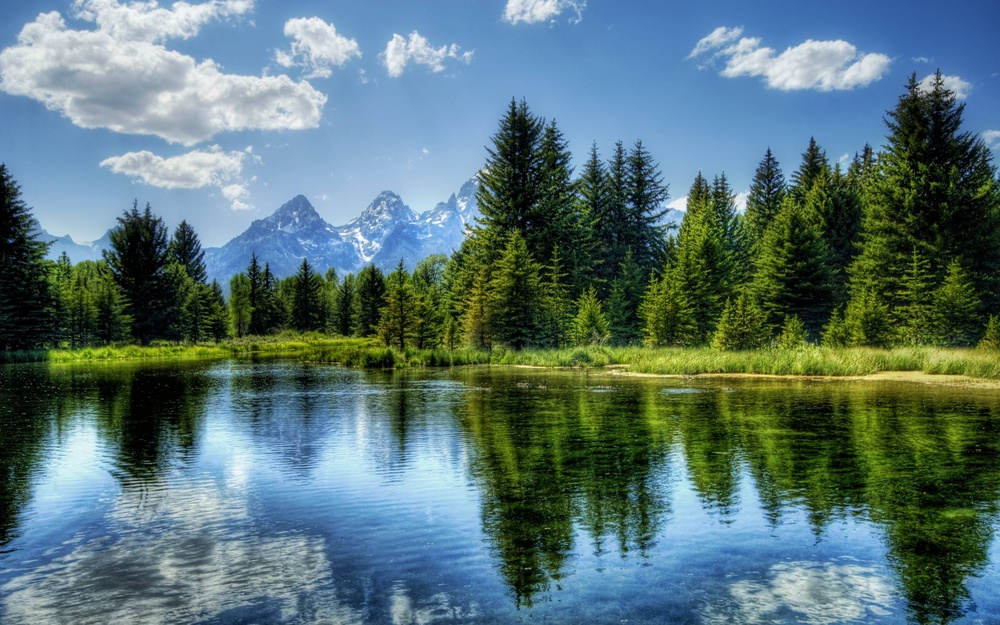
#> input picture 210962047-week1/lab.jpg, 1000 x 625 px, shrunk from 2560 x 1600 before the run, found by its file name
$ python bgrsplit.py
#> lines starting #> are read from the running program, lines starting #| are printed output that depends on the picture
import cv2
import numpy as np
im1=cv2.imread("C:/Users/OSLAB/Desktop/lab.jpg")
#> im1 is the input picture: shape (625, 1000, 3); mean B, G, R 117, 115.9, 88.5

b,g,r=cv2.split(im1)
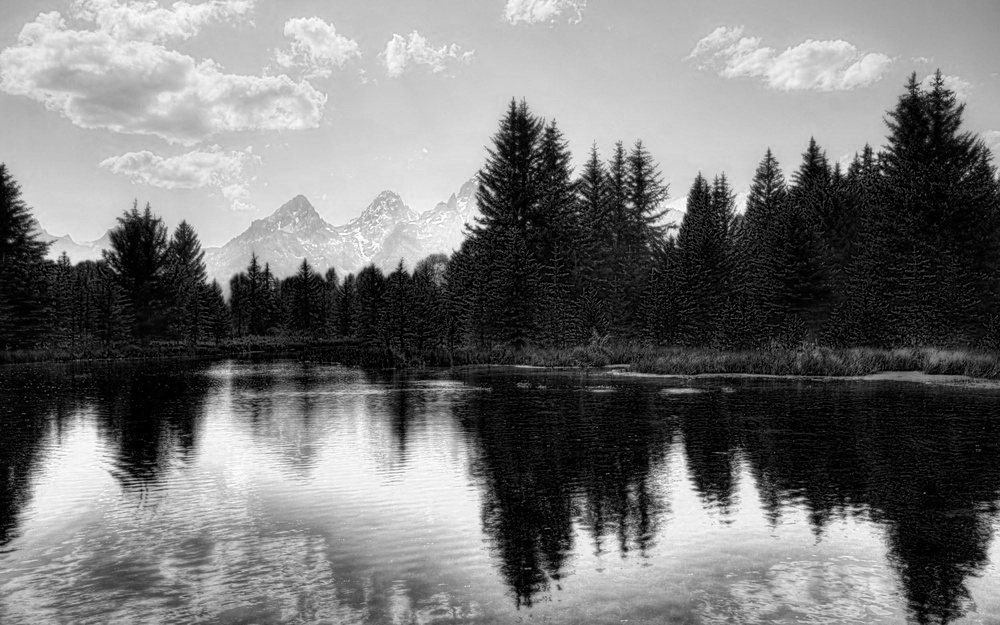
#> b: shape (625, 1000); min 0, max 255, mean 117
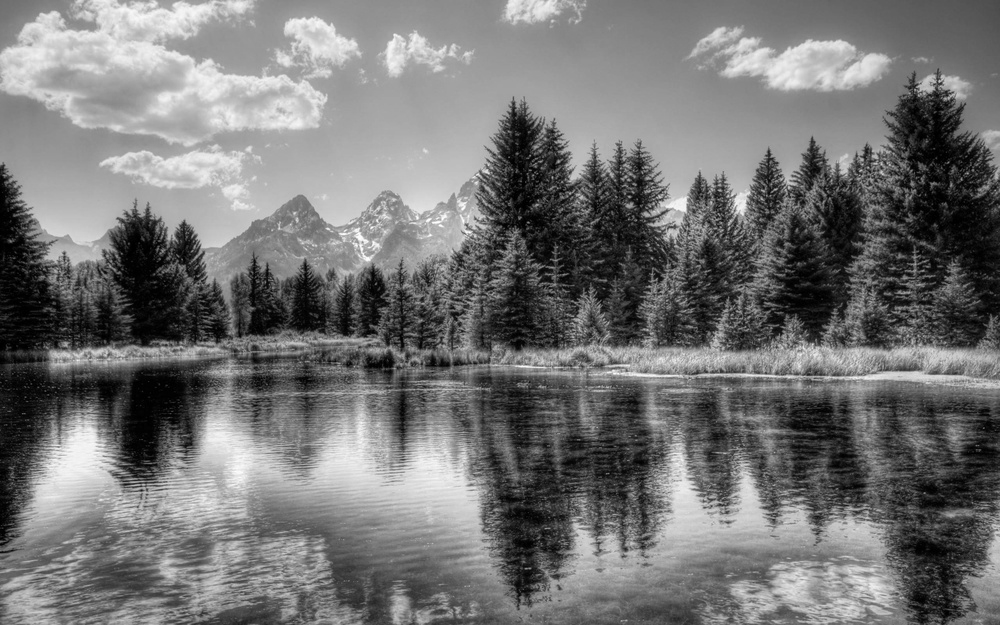
#> g: shape (625, 1000); min 0, max 255, mean 115.9
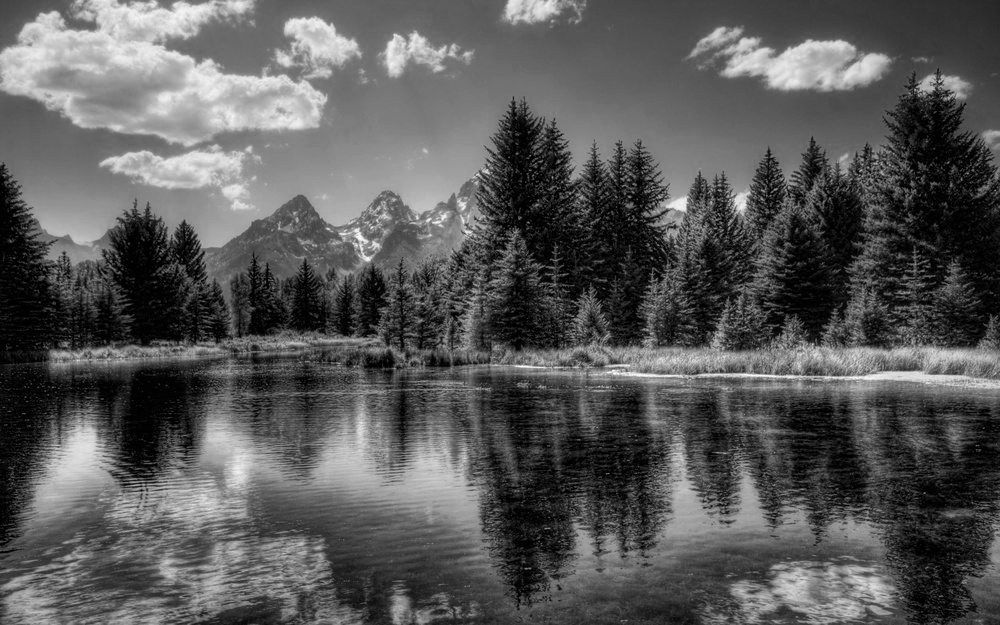
#> r: shape (625, 1000); min 0, max 255, mean 88.5
zeros=np.zeros(b.shape,np.uint8)

img_red=cv2.merge((zeros,zeros,r))
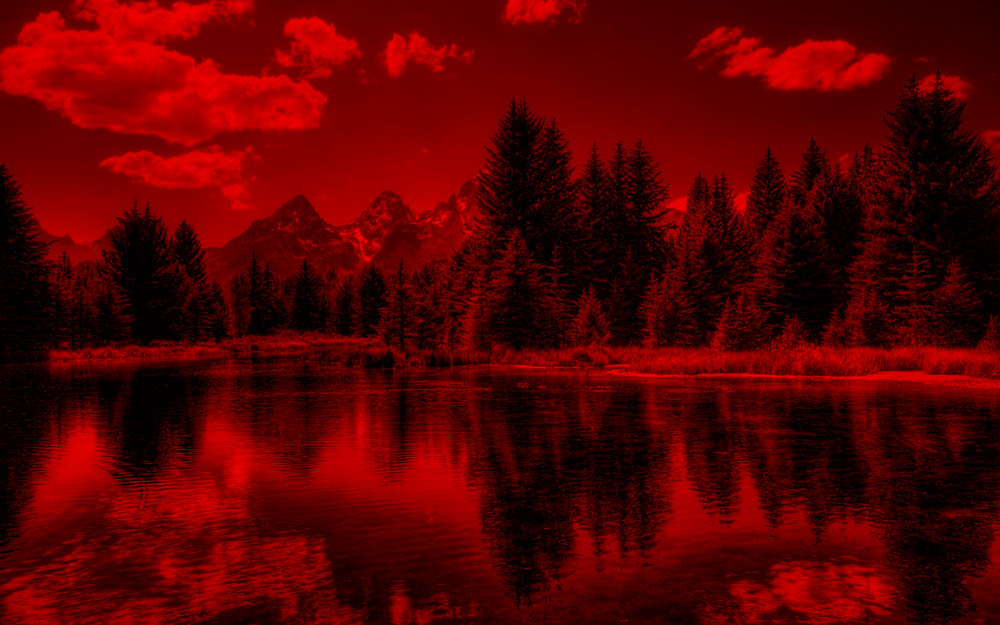
#> img_red: shape (625, 1000, 3); mean of channels 0, 1, 2 0, 0, 88.5; drawn as B, G, R
img_green=cv2.merge((zeros,g,zeros))
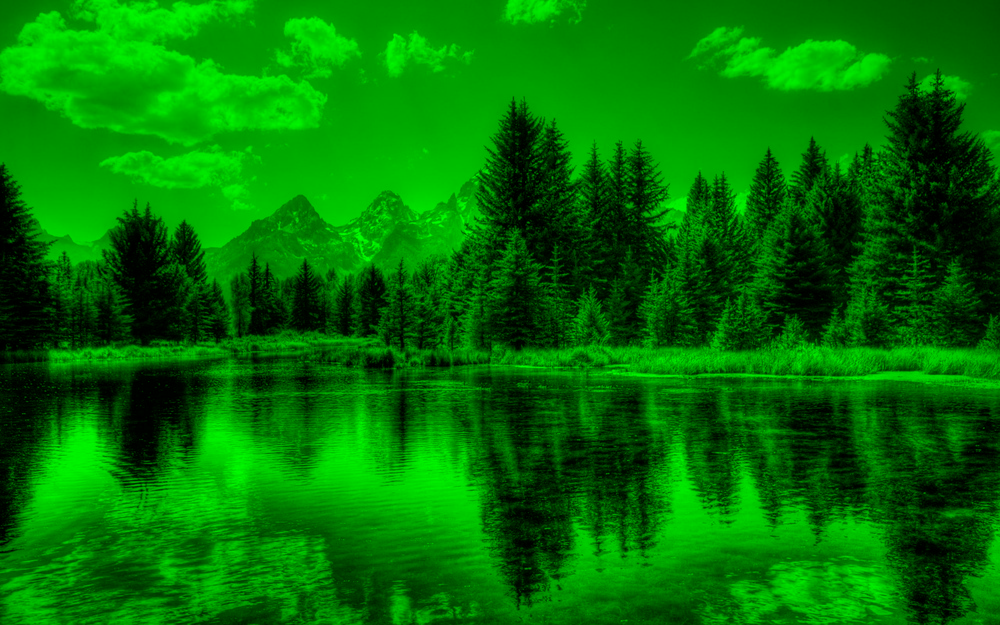
#> img_green: shape (625, 1000, 3); mean of channels 0, 1, 2 0, 115.9, 0; drawn as B, G, R
img_blue=cv2.merge((b,zeros,zeros))
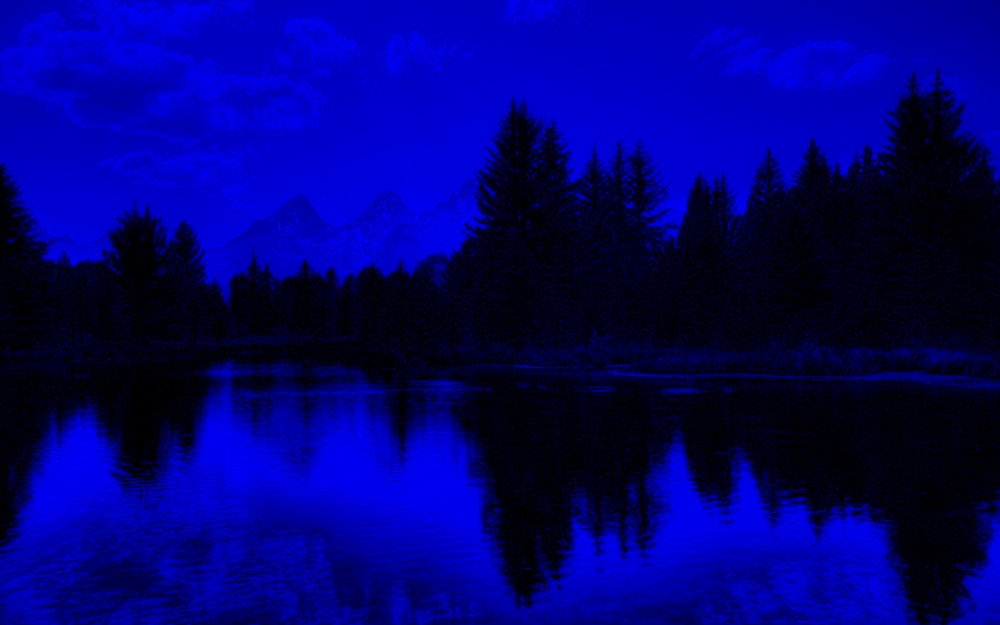
#> img_blue: shape (625, 1000, 3); mean of channels 0, 1, 2 117, 0, 0; drawn as B, G, R

cv2.waitKey(0)
cv2.imshow('red image',img_red)

cv2.waitKey(0)
cv2.imshow('green image',img_green)

cv2.waitKey(0)
cv2.imshow('blue image',img_blue)
